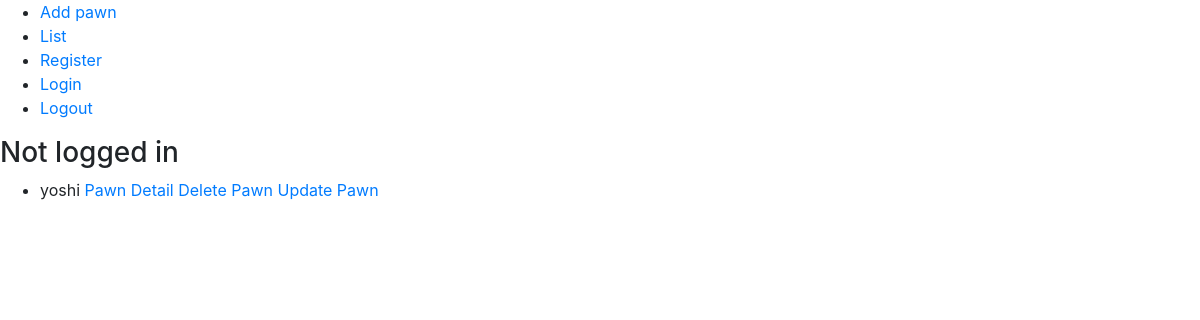
Before: / with the older database file.
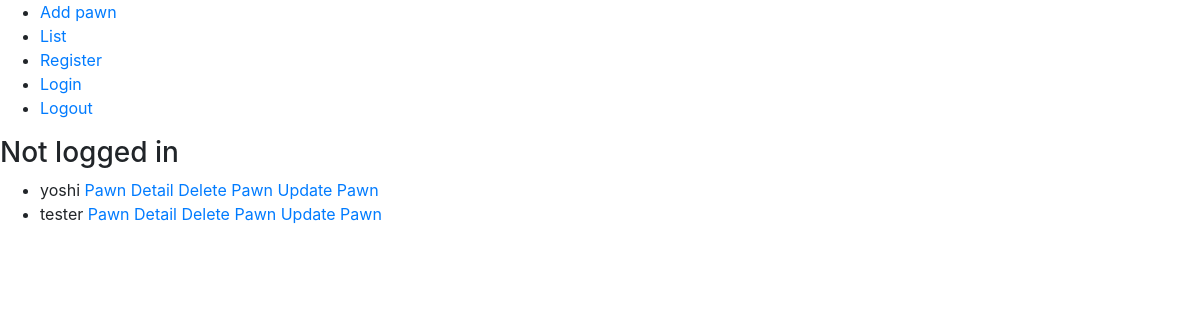
After: the same page with the newer database file.
### pawnlisting/models.py (models this page shows, shortened)
class Pawn(models.Model):
    id = models.AutoField(primary_key=True)
    name = models.CharField(max_length=30)
    vocation = models.CharField(max_length=20, choices=build_choices(vocations))
    level = models.IntegerField()
    gender = models.CharField(max_length=10, choices=build_choices(genders))
    PRIMARY_INCLINATION_CHOICES = build_choices(inclinations)
    SECONDARY_INCLINATION_CHOICES = PRIMARY_INCLINATION_CHOICES[:] + [("None", "None")]
    primary_inclination = models.CharField(max_length=30, choices=PRIMARY_INCLINATION_CHOICES)
    secondary_inclination= models.CharField(max_length=30, choices=SECONDARY_INCLINATION_CHOICES)
    created_by = models.ForeignKey("auth.User", null=False, on_delete=models.CASCADE)
    def __str__(self):
        return self.name

### pawnlisting/views.py (the view)
# urls.py: path('', views.PawnList.as_view(), name='list_pawn'),
class PawnList(ListView):
    model = Pawn
    template_name = "pawnlisting/pawn_list.html"
    def get_queryset(self):
        return Pawn.objects.all()

### pawnlisting/templates/pawnlisting/pawn_list.html
{% include "pawnlisting/base.html" %}
<ul>
    {% for pawn in object_list %}
        <li>
            <div>
                <span> {{ pawn }} </span>
                <a href="/pawn/{{ pawn.id }}"> Pawn Detail </a>
                <a href="/pawn/{{ pawn.id }}/delete/"> Delete Pawn </a>
                <a href="/pawn/{{ pawn.id }}/update/"> Update Pawn </a>
            </div>
        </li>
    {% endfor %}
</ul>

Changed rows visible on the page:
added Pawn: name "tester"
